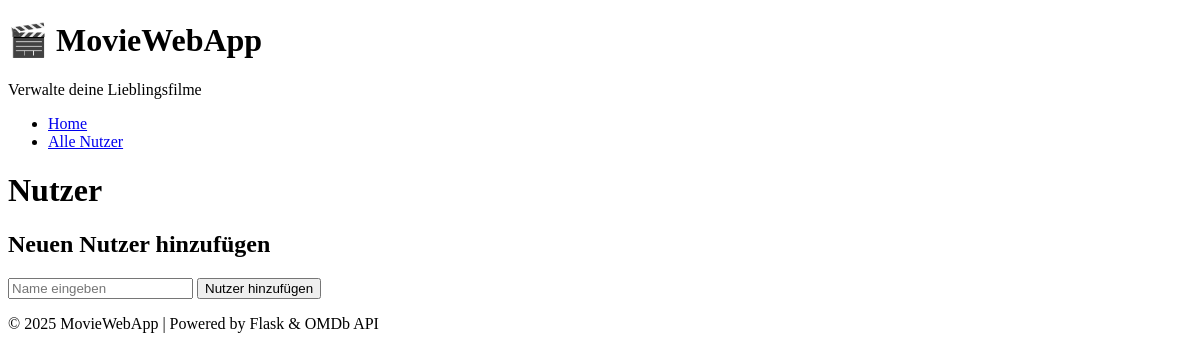
Before: / with the older database file.
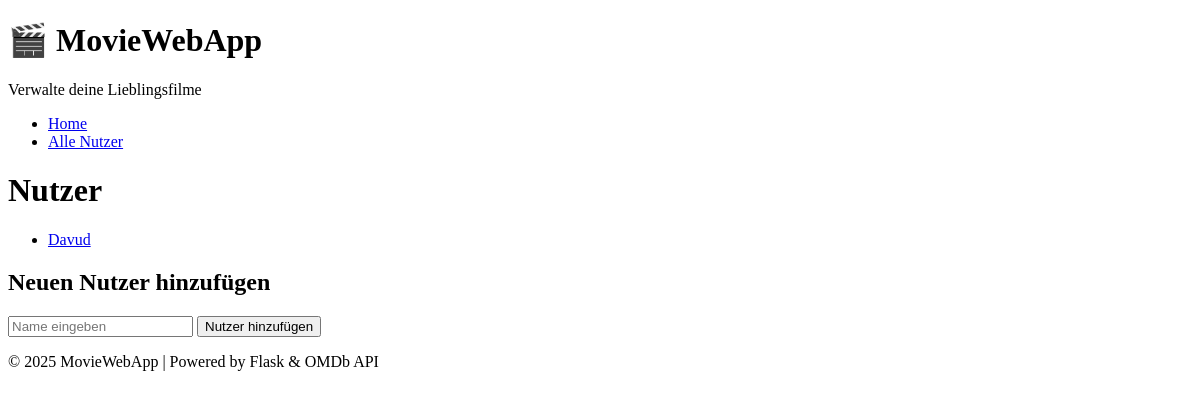
After: the same page with the newer database file.
### models.py (models this page shows)
class User(db.Model):
    __tablename__ = 'users'
    id = db.Column(db.Integer, primary_key=True)
    name = db.Column(db.String(100), nullable=False)
    movies = db.relationship('Movie', backref='user', lazy=True)

### app.py (the view)
@app.route('/')
def index():
    users = data_manager.get_users()
    return render_template('index.html', users=users)

### data_manager.py (called while the page is built)
    def get_users(self):
        return User.query.all()

### templates/index.html (shortened to what this page needs)
{% extends "base.html" %}
{% block content %}
<div class="users-section">
    <h1>Nutzer</h1>
    <ul class="user-list">
        {% for user in users %}
        <li class="user-entry">
            <a href="{{ url_for('get_movies', user_id=user.id) }}" class="btn">{{ user.name }}</a>
        </li>
        {% endfor %}
    </ul>
    <div class="add-user-section">
        <h2>Neuen Nutzer hinzufügen</h2>
        <form action="{{ url_for('create_user') }}" method="post">
            <input type="text" name="name" placeholder="Name eingeben" required>
            <button type="submit" class="btn btn-primary">Nutzer hinzufügen</button>
        </form>
    </div>
</div>
{% endblock %}

### templates/base.html (shortened to what this page needs)
<!DOCTYPE html>
<html lang="de">
<head>
    <link rel="stylesheet" href="{{ url_for('static', filename='style.css') }}">
</head>
<body>
    <header>
        <div class="container">
            <h1>🎬 MovieWebApp</h1>
            <p class="tagline">Verwalte deine Lieblingsfilme</p>
        </div>
    </header>
    <nav>
        <div class="container">
            <ul>
                <li><a href="{{ url_for('index') }}">Home</a></li>
                <li><a href="{{ url_for('index') }}">Alle Nutzer</a></li>
            </ul>
        </div>
    </nav>
    <main class="container">
        {% block content %}{% endblock %}
    </main>
    <footer>
        <div class="container">
            <p>&copy; 2025 MovieWebApp | Powered by Flask & OMDb API</p>
        </div>
    </footer>
</body>
</html>

Changed rows visible on the page:
added User: name "Davud"
